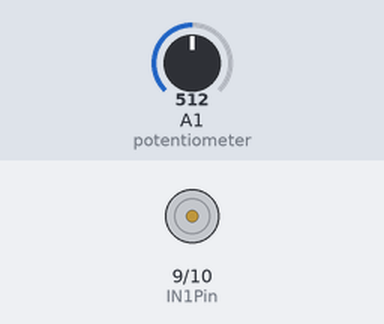
Recording of a sketch running on a simulated Arduino Uno, built with avr-gcc and run on an emulated ATmega328P. Parts: motor-driver pin pairs drawn as motors (green arrow = first pin HIGH = forward, orange = second pin HIGH = backward, longer = more drive). The inputs (shaded band) are chosen by the test bench; at power-on: A1 (potentiometer) = 512.

Above: at 1.2 s.
1.3 s: A1 (potentiometer) set to 716
At 2.3 s:
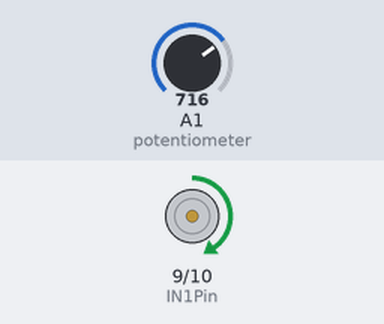
2.8 s: A1 (potentiometer) set to 900
At 3.3 s:
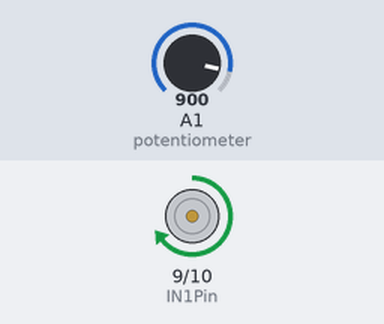
4.3 s: A1 (potentiometer) set to 502
At 4.7 s:
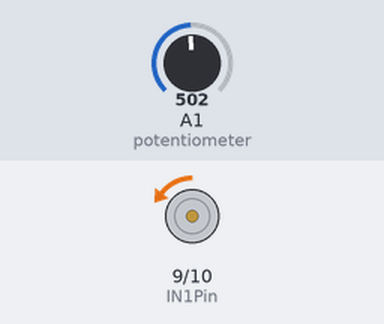
5.8 s: A1 (potentiometer) set to 522
At 7.0 s:
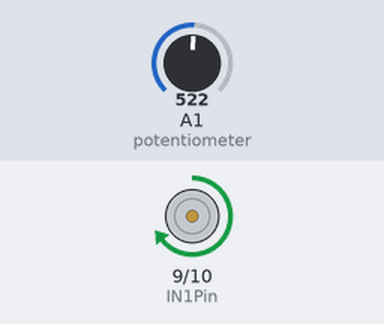
7.3 s: A1 (potentiometer) set to 306
At 8.0 s:
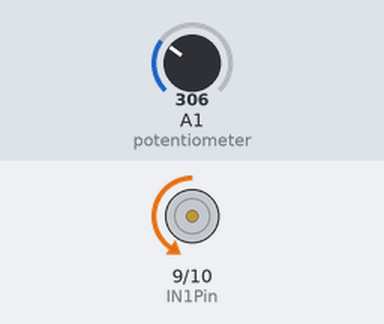
Timing chart, 0 to 9.8 s (numbered marks = the images above; inputs shaded):
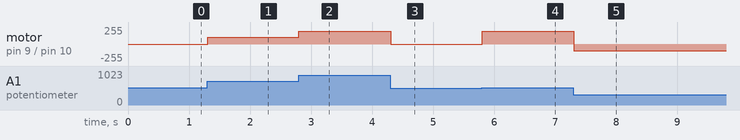

The sketch:

Sketch_10.1_Control_Motor.ino
```cpp
/*
  Control_Motor

  modified 2021/7/1
  by http://www.freenove.com
*/

int IN1Pin = 9;       // Define Motor pin1
int IN2Pin = 10;      // Define Motor pin2

boolean rotationDir;  // Define a variable to save the motor's rotation direction, true and false are represented by positive rotation and reverse rotation.
int rotationSpeed;    // Define a variable to save the motor rotation speed

void setup() {
  // Initialize the pin into an output mode:
  pinMode(IN1Pin, OUTPUT);
  pinMode(IN2Pin, OUTPUT);
}

void loop() {
  int potenVal = analogRead(A1);  // Convert the voltage of rotary potentiometer into digital

  // Compare the number with value 512, if more than 512, clockwise rotates, otherwise, counter clockwise rotates
  rotationSpeed = potenVal - 512;
  if (potenVal > 512)
    rotationDir = true;
  else
    rotationDir = false;
  // Calculate the motor speed, the far number of deviation from the middle value 512, the faster the control speed will be
  rotationSpeed = abs(potenVal - 512);
  // Control the steering and speed of the motor
  driveMotor(rotationDir, map(rotationSpeed, 0, 512, 0, 255));
  delay(10);
}

void driveMotor(boolean dir, int spd) {
  // Control motor rotation direction
  if (dir){
    analogWrite(IN1Pin,spd);
    analogWrite(IN2Pin,0);
  }
  else{
    analogWrite(IN1Pin,0);
    analogWrite(IN2Pin,spd);
  }
}
```

Measured:
- after the input at 1.3 s, motor on pin 9 (IN1Pin) / pin 10 (IN2Pin): stopped → forward 101/255 at once
- after the input at 2.8 s, motor on pin 9 (IN1Pin) / pin 10 (IN2Pin): forward 101/255 → forward 193/255 at once
- after the input at 4.3 s, motor on pin 9 (IN1Pin) / pin 10 (IN2Pin): forward 193/255 → backward 4/255 at once
- after the input at 5.8 s, motor on pin 9 (IN1Pin) / pin 10 (IN2Pin): backward 4/255 → forward 193/255 at once
- after the input at 7.3 s, motor on pin 9 (IN1Pin) / pin 10 (IN2Pin): forward 193/255 → backward 102/255 at once
